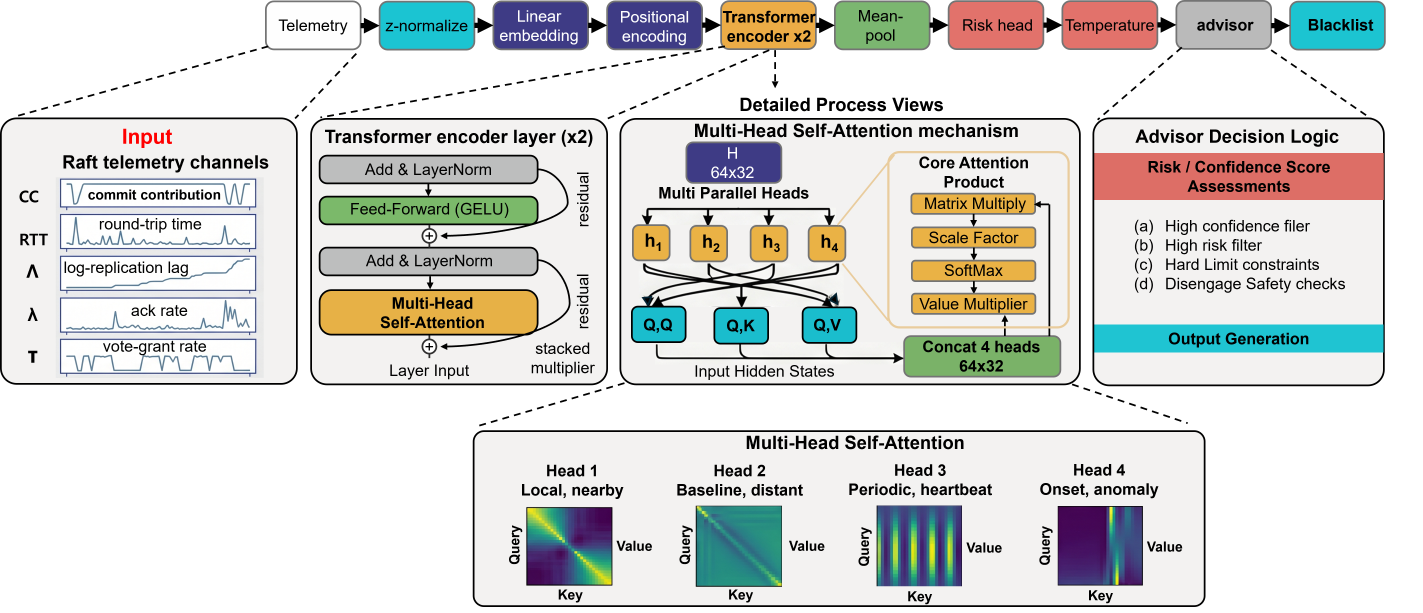
#> input picture 10_figures/submission/fig_process_views_pre_fix.png, 5690 x 2452 px (shown at 1/4 size)
$ python fix_fig_process_views.py
#> lines starting #> are read from the running program, lines starting #| are printed output that depends on the picture
# APPLIED 2026-09-02.  Reads the pre-fix backup and rewrites both the
# submission PNG and the manuscript's figures/fig_process_views.pdf
# (330 dpi JPEG, matching the original page box of 1241.47 x 534.99 pt).
#
# Fig. 2 (fig_process_views.pdf) is a raster with no generator anywhere in the
# tree, so the two defects are repaired in place rather than by re-authoring the
# diagram.  Both are text-only, so the layout is untouched.
#
#   A. Top pipeline strip reads  Risk head -> Temperature -> advisor.
#      model.py applies no temperature scaling anywhere, and after the item-(5)
#      edits the word no longer appears in the manuscript either, so the box is
#      wrong and orphaned.  What actually travels from the head to the advisor
#      is the risk score that Definition 2 and Algorithm 1 consume, so the box
#      is RELABELLED, not deleted: relabelling leaves the strip geometry, the
#      arrows and the box radii exactly as they are.
#      The fill is clipped to the measured salmon interior (x 4253..4625,
#      y 8..192 at mid-box) so the rounded grey border is never painted over.
#
#   B. Advisor panel line (a) reads "High confidence filer".
#      Line (b) already contains a correctly spelled "filter" in the same font,
#      size and colour, 77 px below, so that word is COPIED pixel-for-pixel
#      instead of re-rendered.  No font matching, no baseline guessing.
import os
import sys
from PIL import Image, ImageDraw, ImageFont
sys.stdout.reconfigure(encoding="utf-8")

HERE = os.path.dirname(os.path.abspath(__file__))
SRC = os.path.join(HERE, "fig_process_views_pre_fix.png")
OUT = HERE + os.sep
ARIAL = "C:/Windows/Fonts/arial.ttf"
SALMON = (226, 114, 107, 255)

im = Image.open(SRC).convert("RGBA")
#> im is the input picture: PIL image 5690x2452 RGBA; mean R, G, B, A 117.5, 118.7, 116, 158.1

# ---- A. "Temperature" -> "Risk score" --------------------------------------
# Calibrate on the neighbouring "Risk head" box, whose ink measures
# x 3853..4127, y 77..122: 45 px from ascender to baseline.
size = max(s for s in range(20, 140)
           if (lambda b: b[3] - b[1])(ImageFont.truetype(ARIAL, s)
                                      .getbbox("Risk head")) <= 45)
font = ImageFont.truetype(ARIAL, size)
ImageDraw.Draw(im).rectangle([4256, 60, 4622, 155], fill=SALMON)
bb = font.getbbox("Risk score")
cx = (4253 + 4625) // 2
ImageDraw.Draw(im).text((cx - (bb[2] - bb[0]) // 2 - bb[0], 77 - bb[1]),
                        "Risk score", font=font, fill=(0, 0, 0, 255))

# ---- B. "filer" -> "filter", copied from line (b) ---------------------------
# line (a) ink band y 879..940, "filer"  at x 5137..5239
# line (b) ink band y 956..1017, "filter" at x 4928..5047   (line pitch 77)
word = im.crop((4922, 950, 5053, 1023))
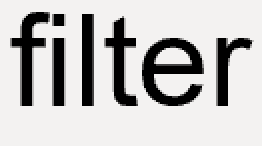
#> word: PIL image 131x73 RGBA (shown 2 times larger); mean R, G, B, A 194.4, 193.5, 192.7, 255
ImageDraw.Draw(im).rectangle([5128, 870, 5262, 948],
                             fill=(243, 242, 241, 255))
im.paste(word, (4922 + 209, 950 - 77))

im.save(OUT + "fig_process_views_FIXED.png")
im.convert("RGB").save(OUT + "fig_process_views_FIXED.pdf",
                       "PDF", resolution=600)
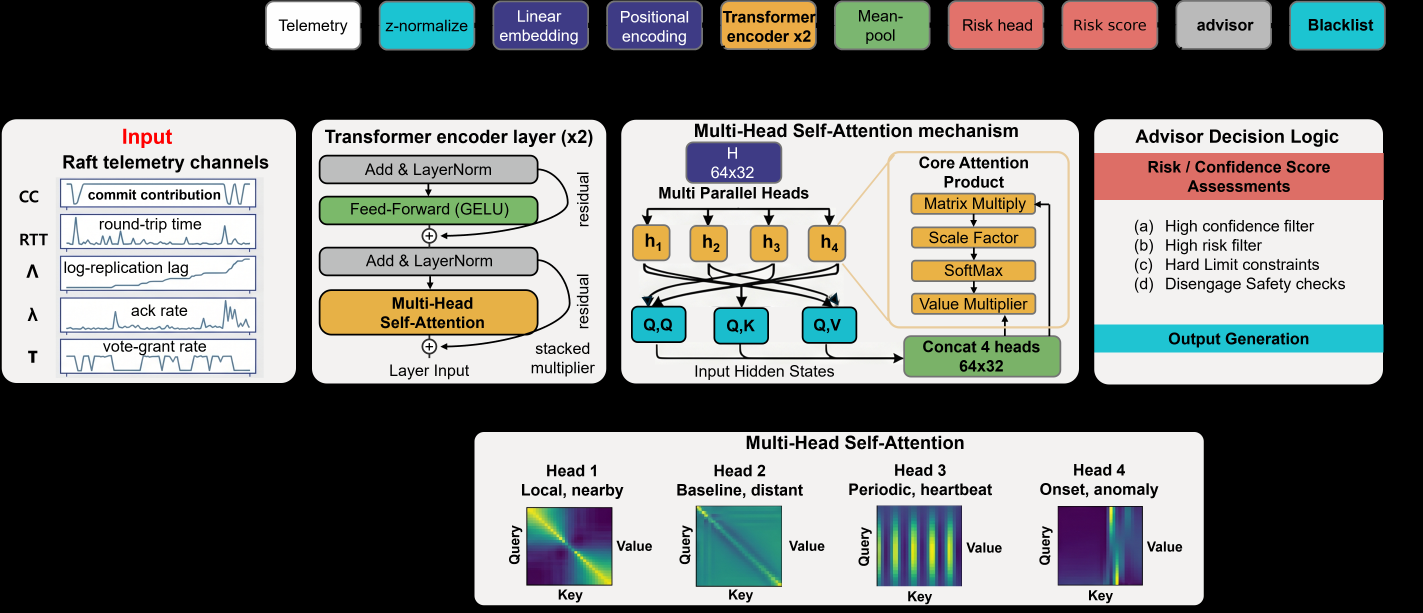
#> saved as fig_process_views_FIXED.pdf: PIL image 5690x2452 RGB (shown at 1/4 size); mean R, G, B 117.5, 118.7, 116
im.crop((3600, 0, 5690, 230)).save(OUT + "prev_strip.png")
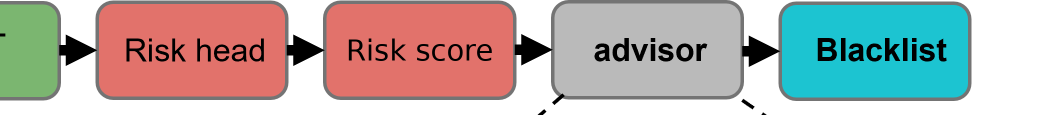
#> saved as prev_strip.png: PIL image 2090x230 RGBA (shown at 1/2 size); mean R, G, B, A 102.3, 96.7, 93.5, 178.2; transparent parts drawn white
im.crop((4450, 840, 5450, 1060)).save(OUT + "prev_filter.png")
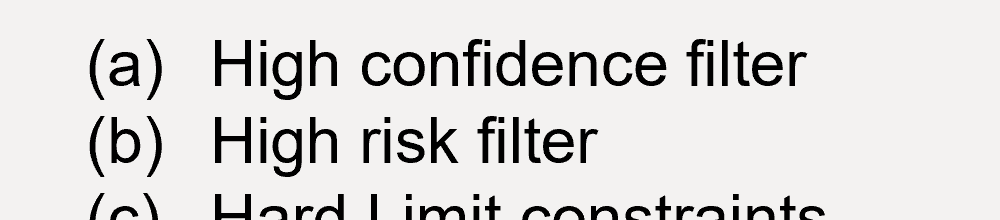
#> saved as prev_filter.png: PIL image 1000x220 RGBA; mean R, G, B, A 220.4, 219.5, 218.5, 255
print("Arial size for the strip label: %d  (ink %d px, target 45)"
      % (size, font.getbbox("Risk score")[3] - font.getbbox("Risk score")[1]))
print("saved ->", OUT + "fig_process_views_FIXED.png / .pdf")
